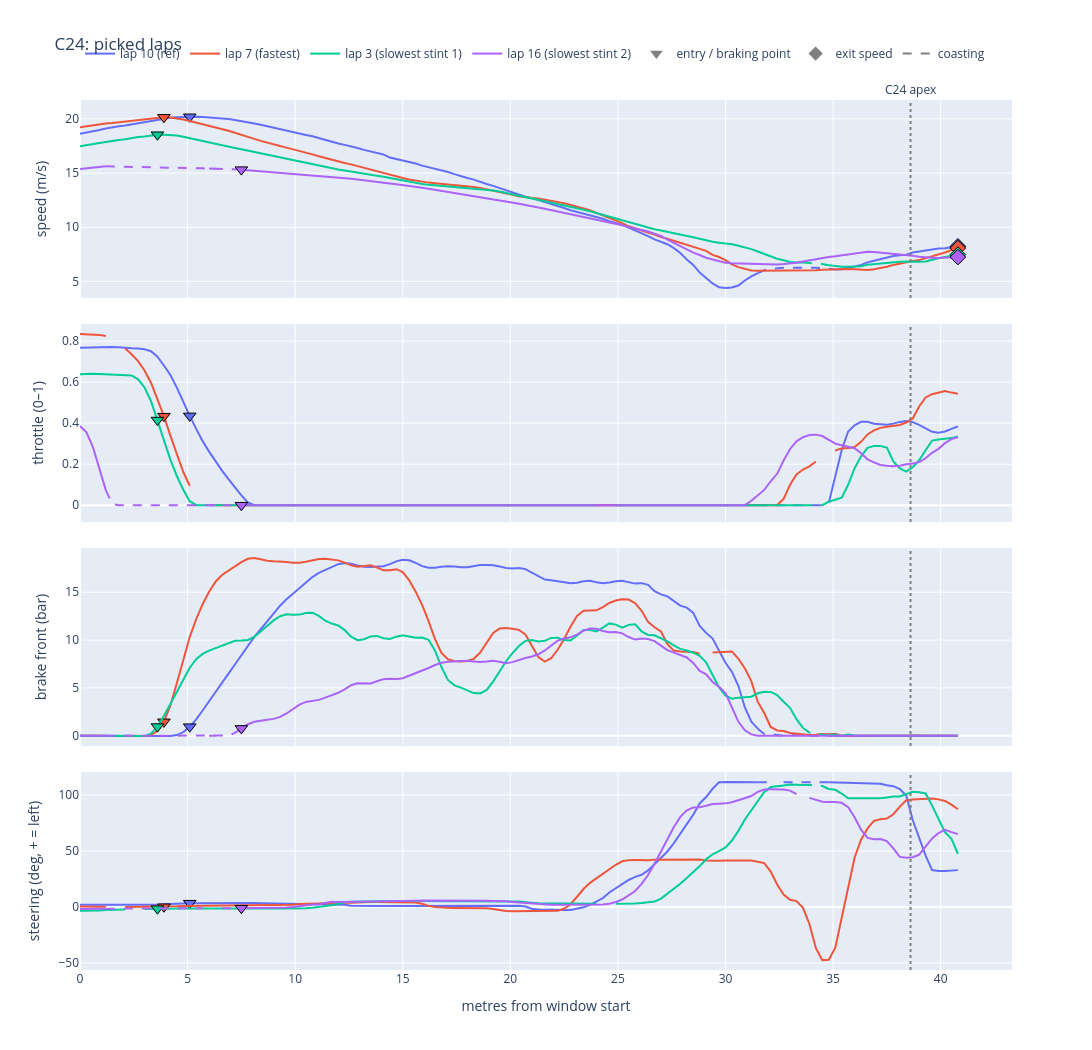

Notebook cell for this chart:
### Markdown cell above
* **Metrics:**
  - Lap 8 is only 0.04 s faster than lap 10 in C20, so the two laps are basically equal here. Lap 8 brakes the earliest (35.8 m before the apex) and both brake for the same time (2.08 s and 2.07 s), with lap 10 braking a bit harder (19.22 bar against 18.5 bar).
  - The steering corrections back up the double turn-in on lap 10, 3 corrections against 1 for lap 8. Lap 10 still has the highest minimum speed (7.96 m/s against 7.63 m/s for lap 8), so the speed it loses in the braking zone it gets back at the apex.
  - Lap 10 picks up the throttle the earliest (6.4 m before the apex) but uses the least of it, 0.14 at the most against 0.28 for lap 8.
  - Lap 4 loses 0.68 s. It has the lowest minimum speed of all (6.99 m/s), 3 steering corrections and 1.5 m of coasting before the apex, which matches the hesitant braking and the late turn-in we see on the plot.
  - Lap 17 loses 0.70 s and coasts for 31.2 m (2.05 s) in total, which is longer than what we see in the window because the coasting already starts before it, right after the throttle is released out of C19. It brakes the lightest (14.62 bar) and for the shortest time (1.28 s), and exits the fastest of all at 8.53 m/s, so like in C1 and the esses the time is lost on the approach and not in the corner itself.
  - Lap 17 also has a high rear wheel slip at the exit (29.9%), with the throttle at 0.34.
  - Corrections to the plot reading: the minimum speed of lap 10 is 7.96 m/s (not 8.3 m/s) and of lap 8 is 7.63 m/s (not 7.4 m/s), both reached just after the apex.

### Code cell
# hairpin
plot_group("C24").show()

### Figure 1 — Plotly figure (JSON) as saved in the notebook; plotly's stock layout.template omitted (floating-point values rounded to 4 significant figures; data arrays with more than 128 entries replaced by an {"elided": "..."} marker saying what was removed)
{"data": [{"legendgroup": "10", "line": {"color": "#636EFA"}, "mode": "lines", "name": "lap 10 (ref)", "showlegend": true, "type": "scatter", "x": {"elided": "137 float values"}, "xaxis": "x", "y": {"elided": "137 float values"}, "yaxis": "y"}, {"legendgroup": "10", "line": {"color": "#636EFA", "dash": "dash"}, "mode": "lines", "name": "lap 10 (ref) coasting", "showlegend": false, "type": "scatter", "x": {"elided": "137 float values"}, "xaxis": "x", "y": {"elided": "137 float values"}, "yaxis": "y"}, {"hoverinfo": "text", "hovertext": "lap 10: C24 entry (braking)", "legendgroup": "10", "marker": {"color": "#636EFA", "line": {"color": "black", "width": 1}, "size": 11, "symbol": "triangle-down"}, "mode": "markers", "name": "lap 10 (ref)", "showlegend": false, "type": "scatter", "x": [5.1], "xaxis": "x", "y": [20.19], "yaxis": "y"}, {"legendgroup": "10", "line": {"color": "#636EFA"}, "mode": "lines", "name": "lap 10 (ref)", "showlegend": false, "type": "scatter", "x": {"elided": "137 float values"}, "xaxis": "x2", "y": {"elided": "137 float values"}, "yaxis": "y2"}, {"legendgroup": "10", "line": {"color": "#636EFA", "dash": "dash"}, "mode": "lines", "name": "lap 10 (ref) coasting", "showlegend": false, "type": "scatter", "x": {"elided": "137 float values"}, "xaxis": "x2", "y": {"elided": "137 float values"}, "yaxis": "y2"}, {"hoverinfo": "text", "hovertext": "lap 10: C24 entry (braking)", "legendgroup": "10", "marker": {"color": "#636EFA", "line": {"color": "black", "width": 1}, "size": 11, "symbol": "triangle-down"}, "mode": "markers", "name": "lap 10 (ref)", "showlegend": false, "type": "scatter", "x": [5.1], "xaxis": "x2", "y": [0.4355], "yaxis": "y2"}, {"legendgroup": "10", "line": {"color": "#636EFA"}, "mode": "lines", "name": "lap 10 (ref)", "showlegend": false, "type": "scatter", "x": {"elided": "137 float values"}, "xaxis": "x3", "y": {"elided": "137 float values"}, "yaxis": "y3"}, {"legendgroup": "10", "line": {"color": "#636EFA", "dash": "dash"}, "mode": "lines", "name": "lap 10 (ref) coasting", "showlegend": false, "type": "scatter", "x": {"elided": "137 float values"}, "xaxis": "x3", "y": {"elided": "137 float values"}, "yaxis": "y3"}, {"hoverinfo": "text", "hovertext": "lap 10: C24 entry (braking)", "legendgroup": "10", "marker": {"color": "#636EFA", "line": {"color": "black", "width": 1}, "size": 11, "symbol": "triangle-down"}, "mode": "markers", "name": "lap 10 (ref)", "showlegend": false, "type": "scatter", "x": [5.1], "xaxis": "x3", "y": [0.9484], "yaxis": "y3"}, {"legendgroup": "10", "line": {"color": "#636EFA"}, "mode": "lines", "name": "lap 10 (ref)", "showlegend": false, "type": "scatter", "x": {"elided": "137 float values"}, "xaxis": "x4", "y": {"elided": "137 float values"}, "yaxis": "y4"}, {"legendgroup": "10", "line": {"color": "#636EFA", "dash": "dash"}, "mode": "lines", "name": "lap 10 (ref) coasting", "showlegend": false, "type": "scatter", "x": {"elided": "137 float values"}, "xaxis": "x4", "y": {"elided": "137 float values"}, "yaxis": "y4"}, {"hoverinfo": "text", "hovertext": "lap 10: C24 entry (braking)", "legendgroup": "10", "marker": {"color": "#636EFA", "line": {"color": "black", "width": 1}, "size": 11, "symbol": "triangle-down"}, "mode": "markers", "name": "lap 10 (ref)", "showlegend": false, "type": "scatter", "x": [5.1], "xaxis": "x4", "y": [3.446], "yaxis": "y4"}, {"hoverinfo": "text", "hovertext": "lap 10: exit 8.24 m/s", "legendgroup": "10", "marker": {"color": "#636EFA", "line": {"color": "black", "width": 1}, "size": 12, "symbol": "diamond"}, "mode": "markers", "name": "lap 10 (ref)", "showlegend": false, "type": "scatter", "x": [40.8], "xaxis": "x", "y": [8.239], "yaxis": "y"}, {"legendgroup": "7", "line": {"color": "#EF553B"}, "mode": "lines", "name": "lap 7 (fastest)", "showlegend": true, "type": "scatter", "x": {"elided": "137 float values"}, "xaxis": "x", "y": {"elided": "137 float values"}, "yaxis": "y"}, {"legendgroup": "7", "line": {"color": "#EF553B", "dash": "dash"}, "mode": "lines", "name": "lap 7 (fastest) coasting", "showlegend": false, "type": "scatter", "x": {"elided": "137 float values"}, "xaxis": "x", "y": {"elided": "137 float values"}, "yaxis": "y"}, {"hoverinfo": "text", "hovertext": "lap 7: C24 entry (braking)", "legendgroup": "7", "marker": {"color": "#EF553B", "line": {"color": "black", "width": 1}, "size": 11, "symbol": "triangle-down"}, "mode": "markers", "name": "lap 7 (fastest)", "showlegend": false, "type": "scatter", "x": [3.9], "xaxis": "x", "y": [20.15], "yaxis": "y"}, {"legendgroup": "7", "line": {"color": "#EF553B"}, "mode": "lines", "name": "lap 7 (fastest)", "showlegend": false, "type": "scatter", "x": {"elided": "137 float values"}, "xaxis": "x2", "y": {"elided": "137 float values"}, "yaxis": "y2"}, {"legendgroup": "7", "line": {"color": "#EF553B", "dash": "dash"}, "mode": "lines", "name": "lap 7 (fastest) coasting", "showlegend": false, "type": "scatter", "x": {"elided": "137 float values"}, "xaxis": "x2", "y": {"elided": "137 float values"}, "yaxis": "y2"}, {"hoverinfo": "text", "hovertext": "lap 7: C24 entry (braking)", "legendgroup": "7", "marker": {"color": "#EF553B", "line": {"color": "black", "width": 1}, "size": 11, "symbol": "triangle-down"}, "mode": "markers", "name": "lap 7 (fastest)", "showlegend": false, "type": "scatter", "x": [3.9], "xaxis": "x2", "y": [0.4341], "yaxis": "y2"}, {"legendgroup": "7", "line": {"color": "#EF553B"}, "mode": "lines", "name": "lap 7 (fastest)", "showlegend": false, "type": "scatter", "x": {"elided": "137 float values"}, "xaxis": "x3", "y": {"elided": "137 float values"}, "yaxis": "y3"}, {"legendgroup": "7", "line": {"color": "#EF553B", "dash": "dash"}, "mode": "lines", "name": "lap 7 (fastest) coasting", "showlegend": false, "type": "scatter", "x": {"elided": "137 float values"}, "xaxis": "x3", "y": {"elided": "137 float values"}, "yaxis": "y3"}, {"hoverinfo": "text", "hovertext": "lap 7: C24 entry (braking)", "legendgroup": "7", "marker": {"color": "#EF553B", "line": {"color": "black", "width": 1}, "size": 11, "symbol": "triangle-down"}, "mode": "markers", "name": "lap 7 (fastest)", "showlegend": false, "type": "scatter", "x": [3.9], "xaxis": "x3", "y": [1.457], "yaxis": "y3"}, {"legendgroup": "7", "line": {"color": "#EF553B"}, "mode": "lines", "name": "lap 7 (fastest)", "showlegend": false, "type": "scatter", "x": {"elided": "137 float values"}, "xaxis": "x4", "y": {"elided": "137 float values"}, "yaxis": "y4"}, {"legendgroup": "7", "line": {"color": "#EF553B", "dash": "dash"}, "mode": "lines", "name": "lap 7 (fastest) coasting", "showlegend": false, "type": "scatter", "x": {"elided": "137 float values"}, "xaxis": "x4", "y": {"elided": "137 float values"}, "yaxis": "y4"}, {"hoverinfo": "text", "hovertext": "lap 7: C24 entry (braking)", "legendgroup": "7", "marker": {"color": "#EF553B", "line": {"color": "black", "width": 1}, "size": 11, "symbol": "triangle-down"}, "mode": "markers", "name": "lap 7 (fastest)", "showlegend": false, "type": "scatter", "x": [3.9], "xaxis": "x4", "y": [0.2519], "yaxis": "y4"}, {"hoverinfo": "text", "hovertext": "lap 7: exit 8.08 m/s", "legendgroup": "7", "marker": {"color": "#EF553B", "line": {"color": "black", "width": 1}, "size": 12, "symbol": "diamond"}, "mode": "markers", "name": "lap 7 (fastest)", "showlegend": false, "type": "scatter", "x": [40.8], "xaxis": "x", "y": [8.081], "yaxis": "y"}, {"legendgroup": "3", "line": {"color": "#00CC96"}, "mode": "lines", "name": "lap 3 (slowest stint 1)", "showlegend": true, "type": "scatter", "x": {"elided": "137 float values"}, "xaxis": "x", "y": {"elided": "137 float values"}, "yaxis": "y"}, {"legendgroup": "3", "line": {"color": "#00CC96", "dash": "dash"}, "mode": "lines", "name": "lap 3 (slowest stint 1) coasting", "showlegend": false, "type": "scatter", "x": {"elided": "137 float values"}, "xaxis": "x", "y": {"elided": "137 float values"}, "yaxis": "y"}, {"hoverinfo": "text", "hovertext": "lap 3: C24 entry (braking)", "legendgroup": "3", "marker": {"color": "#00CC96", "line": {"color": "black", "width": 1}, "size": 11, "symbol": "triangle-down"}, "mode": "markers", "name": "lap 3 (slowest stint 1)", "showlegend": false, "type": "scatter", "x": [3.6], "xaxis": "x", "y": [18.54], "yaxis": "y"}, {"legendgroup": "3", "line": {"color": "#00CC96"}, "mode": "lines", "name": "lap 3 (slowest stint 1)", "showlegend": false, "type": "scatter", "x": {"elided": "137 float values"}, "xaxis": "x2", "y": {"elided": "137 float values"}, "yaxis": "y2"}, {"legendgroup": "3", "line": {"color": "#00CC96", "dash": "dash"}, "mode": "lines", "name": "lap 3 (slowest stint 1) coasting", "showlegend": false, "type": "scatter", "x": {"elided": "137 float values"}, "xaxis": "x2", "y": {"elided": "137 float values"}, "yaxis": "y2"}, {"hoverinfo": "text", "hovertext": "lap 3: C24 entry (braking)", "legendgroup": "3", "marker": {"color": "#00CC96", "line": {"color": "black", "width": 1}, "size": 11, "symbol": "triangle-down"}, "mode": "markers", "name": "lap 3 (slowest stint 1)", "showlegend": false, "type": "scatter", "x": [3.6], "xaxis": "x2", "y": [0.4153], "yaxis": "y2"}, {"legendgroup": "3", "line": {"color": "#00CC96"}, "mode": "lines", "name": "lap 3 (slowest stint 1)", "showlegend": false, "type": "scatter", "x": {"elided": "137 float values"}, "xaxis": "x3", "y": {"elided": "137 float values"}, "yaxis": "y3"}, {"legendgroup": "3", "line": {"color": "#00CC96", "dash": "dash"}, "mode": "lines", "name": "lap 3 (slowest stint 1) coasting", "showlegend": false, "type": "scatter", "x": {"elided": "137 float values"}, "xaxis": "x3", "y": {"elided": "137 float values"}, "yaxis": "y3"}, {"hoverinfo": "text", "hovertext": "lap 3: C24 entry (braking)", "legendgroup": "3", "marker": {"color": "#00CC96", "line": {"color": "black", "width": 1}, "size": 11, "symbol": "triangle-down"}, "mode": "markers", "name": "lap 3 (slowest stint 1)", "showlegend": false, "type": "scatter", "x": [3.6], "xaxis": "x3", "y": [0.958], "yaxis": "y3"}, {"legendgroup": "3", "line": {"color": "#00CC96"}, "mode": "lines", "name": "lap 3 (slowest stint 1)", "showlegend": false, "type": "scatter", "x": {"elided": "137 float values"}, "xaxis": "x4", "y": {"elided": "137 float values"}, "yaxis": "y4"}, {"legendgroup": "3", "line": {"color": "#00CC96", "dash": "dash"}, "mode": "lines", "name": "lap 3 (slowest stint 1) coasting", "showlegend": false, "type": "scatter", "x": {"elided": "137 float values"}, "xaxis": "x4", "y": {"elided": "137 float values"}, "yaxis": "y4"}, {"hoverinfo": "text", "hovertext": "lap 3: C24 entry (braking)", "legendgroup": "3", "marker": {"color": "#00CC96", "line": {"color": "black", "width": 1}, "size": 11, "symbol": "triangle-down"}, "mode": "markers", "name": "lap 3 (slowest stint 1)", "showlegend": false, "type": "scatter", "x": [3.6], "xaxis": "x4", "y": [-1.479], "yaxis": "y4"}, {"hoverinfo": "text", "hovertext": "lap 3: exit 7.48 m/s", "legendgroup": "3", "marker": {"color": "#00CC96", "line": {"color": "black", "width": 1}, "size": 12, "symbol": "diamond"}, "mode": "markers", "name": "lap 3 (slowest stint 1)", "showlegend": false, "type": "scatter", "x": [40.8], "xaxis": "x", "y": [7.478], "yaxis": "y"}, {"legendgroup": "16", "line": {"color": "#AB63FA"}, "mode": "lines", "name": "lap 16 (slowest stint 2)", "showlegend": true, "type": "scatter", "x": {"elided": "137 float values"}, "xaxis": "x", "y": {"elided": "137 float values"}, "yaxis": "y"}, {"legendgroup": "16", "line": {"color": "#AB63FA", "dash": "dash"}, "mode": "lines", "name": "lap 16 (slowest stint 2) coasting", "showlegend": false, "type": "scatter", "x": {"elided": "137 float values"}, "xaxis": "x", "y": {"elided": "137 float values"}, "yaxis": "y"}, {"hoverinfo": "text", "hovertext": "lap 16: C24 entry (braking)", "legendgroup": "16", "marker": {"color": "#AB63FA", "line": {"color": "black", "width": 1}, "size": 11, "symbol": "triangle-down"}, "mode": "markers", "name": "lap 16 (slowest stint 2)", "showlegend": false, "type": "scatter", "x": [7.5], "xaxis": "x", "y": [15.31], "yaxis": "y"}, {"legendgroup": "16", "line": {"color": "#AB63FA"}, "mode": "lines", "name": "lap 16 (slowest stint 2)", "showlegend": false, "type": "scatter", "x": {"elided": "137 float values"}, "xaxis": "x2", "y": {"elided": "137 float values"}, "yaxis": "y2"}, {"legendgroup": "16", "line": {"color": "#AB63FA", "dash": "dash"}, "mode": "lines", "name": "lap 16 (slowest stint 2) coasting", "showlegend": false, "type": "scatter", "x": {"elided": "137 float values"}, "xaxis": "x2", "y": {"elided": "137 float values"}, "yaxis": "y2"}, {"hoverinfo": "text", "hovertext": "lap 16: C24 entry (braking)", "legendgroup": "16", "marker": {"color": "#AB63FA", "line": {"color": "black", "width": 1}, "size": 11, "symbol": "triangle-down"}, "mode": "markers", "name": "lap 16 (slowest stint 2)", "showlegend": false, "type": "scatter", "x": [7.5], "xaxis": "x2", "y": [0], "yaxis": "y2"}, {"legendgroup": "16", "line": {"color": "#AB63FA"}, "mode": "lines", "name": "lap 16 (slowest stint 2)", "showlegend": false, "type": "scatter", "x": {"elided": "137 float values"}, "xaxis": "x3", "y": {"elided": "137 float values"}, "yaxis": "y3"}, {"legendgroup": "16", "line": {"color": "#AB63FA", "dash": "dash"}, "mode": "lines", "name": "lap 16 (slowest stint 2) coasting", "showlegend": false, "type": "scatter", "x": {"elided": "137 float values"}, "xaxis": "x3", "y": {"elided": "137 float values"}, "yaxis": "y3"}, {"hoverinfo": "text", "hovertext": "lap 16: C24 entry (braking)", "legendgroup": "16", "marker": {"color": "#AB63FA", "line": {"color": "black", "width": 1}, "size": 11, "symbol": "triangle-down"}, "mode": "markers", "name": "lap 16 (slowest stint 2)", "showlegend": false, "type": "scatter", "x": [7.5], "xaxis": "x3", "y": [0.7674], "yaxis": "y3"}, {"legendgroup": "16", "line": {"color": "#AB63FA"}, "mode": "lines", "name": "lap 16 (slowest stint 2)", "showlegend": false, "type": "scatter", "x": {"elided": "137 float values"}, "xaxis": "x4", "y": {"elided": "137 float values"}, "yaxis": "y4"}, {"legendgroup": "16", "line": {"color": "#AB63FA", "dash": "dash"}, "mode": "lines", "name": "lap 16 (slowest stint 2) coasting", "showlegend": false, "type": "scatter", "x": {"elided": "137 float values"}, "xaxis": "x4", "y": {"elided": "137 float values"}, "yaxis": "y4"}, {"hoverinfo": "text", "hovertext": "lap 16: C24 entry (braking)", "legendgroup": "16", "marker": {"color": "#AB63FA", "line": {"color": "black", "width": 1}, "size": 11, "symbol": "triangle-down"}, "mode": "markers", "name": "lap 16 (slowest stint 2)", "showlegend": false, "type": "scatter", "x": [7.5], "xaxis": "x4", "y": [-1.033], "yaxis": "y4"}, {"hoverinfo": "text", "hovertext": "lap 16: exit 7.25 m/s", "legendgroup": "16", "marker": {"color": "#AB63FA", "line": {"color": "black", "width": 1}, "size": 12, "symbol": "diamond"}, "mode": "markers", "name": "lap 16 (slowest stint 2)", "showlegend": false, "type": "scatter", "x": [40.8], "xaxis": "x", "y": [7.251], "yaxis": "y"}, {"marker": {"color": "grey", "size": 11, "symbol": "triangle-down"}, "mode": "markers", "name": "entry / braking point", "type": "scatter", "x": [null], "xaxis": "x", "y": [null], "yaxis": "y"}, {"marker": {"color": "grey", "size": 11, "symbol": "diamond"}, "mode": "markers", "name": "exit speed", "type": "scatter", "x": [null], "xaxis": "x", "y": [null], "yaxis": "y"}, {"line": {"color": "grey", "dash": "dash"}, "mode": "lines", "name": "coasting", "type": "scatter", "x": [null], "xaxis": "x", "y": [null], "yaxis": "y"}], "layout": {"annotations": [{"showarrow": false, "text": "C24 apex", "x": 38.6, "y": 1, "yanchor": "bottom", "yref": "paper"}], "height": 1050, "legend": {"orientation": "h", "y": 1.07}, "shapes": [{"line": {"color": "grey", "dash": "dot"}, "type": "line", "x0": 38.6, "x1": 38.6, "xref": "x", "y0": 0, "y1": 1, "yref": "y domain"}, {"line": {"color": "grey", "dash": "dot"}, "type": "line", "x0": 38.6, "x1": 38.6, "xref": "x2", "y0": 0, "y1": 1, "yref": "y2 domain"}, {"line": {"color": "grey", "dash": "dot"}, "type": "line", "x0": 38.6, "x1": 38.6, "xref": "x3", "y0": 0, "y1": 1, "yref": "y3 domain"}, {"line": {"color": "grey", "dash": "dot"}, "type": "line", "x0": 38.6, "x1": 38.6, "xref": "x4", "y0": 0, "y1": 1, "yref": "y4 domain"}], "title": {"text": "C24: picked laps"}, "width": 1300, "xaxis": {"anchor": "y", "domain": [0, 1], "matches": "x4", "showticklabels": false}, "xaxis2": {"anchor": "y2", "domain": [0, 1], "matches": "x4", "showticklabels": false}, "xaxis3": {"anchor": "y3", "domain": [0, 1], "matches": "x4", "showticklabels": false}, "xaxis4": {"anchor": "y4", "domain": [0, 1], "title": {"text": "metres from window start"}}, "yaxis": {"anchor": "x", "domain": [0.7725, 1], "title": {"text": "speed (m/s)"}}, "yaxis2": {"anchor": "x2", "domain": [0.515, 0.7425], "title": {"text": "throttle (0–1)"}}, "yaxis3": {"anchor": "x3", "domain": [0.2575, 0.485], "title": {"text": "brake front (bar)"}}, "yaxis4": {"anchor": "x4", "domain": [0, 0.2275], "title": {"text": "steering (deg, + = left)"}}}}
